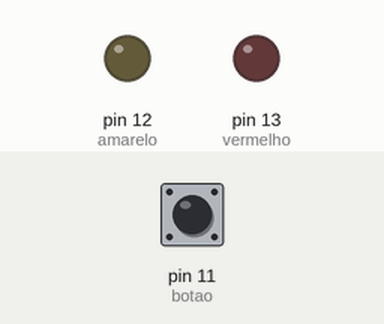
Simulated run of this sketch. Board: Arduino Uno, built with avr-gcc and run on an emulated ATmega328P. Parts: output pins drawn as LEDs (lit = HIGH). The test bench sets the inputs (shaded band); at power-on: pin 11 (botao) HIGH.

Above: at 1.2 s.
1.3 s: pin 11 (botao) pulled LOW for 0.15 s
At 2.5 s:
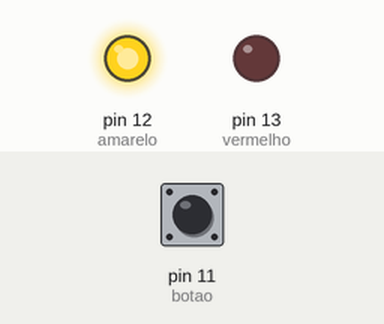
2.9 s: pin 11 (botao) pulled LOW for 1 s
At 3.2 s:
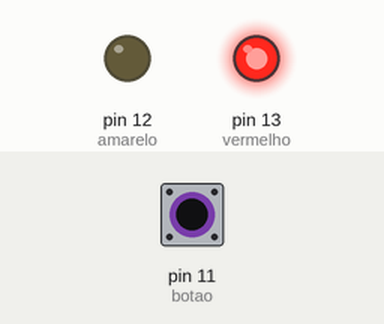
5.4 s: pin 11 (botao) pulled LOW for 3.2 s
At 5.7 s:
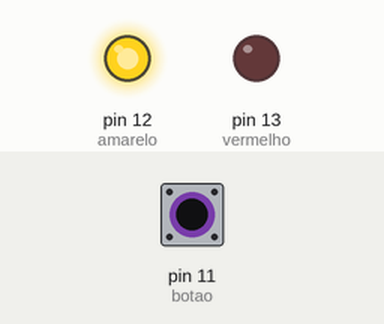
Timing chart, 0 to 8.4 s (numbered marks = the images above; inputs shaded):
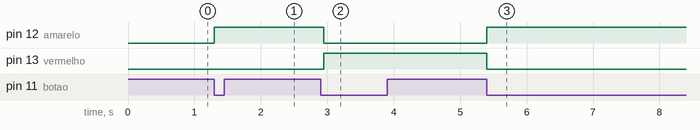

Measured:
- after the input at 1.3 s, pin 12 (amarelo): LOW → HIGH at once
- after the input at 2.9 s, pin 12 (amarelo): HIGH → LOW after 0.05 s; pin 13 (vermelho): LOW → HIGH after 0.05 s
- after the input at 5.4 s, pin 12 (amarelo): LOW → HIGH at once; pin 13 (vermelho): HIGH → LOW at once

The sketch:

Bot_o.ino
```cpp
#define vermelho 13
#define amarelo 12
#define botao 11

bool estado_amarelo= 0;
bool estado_vermelho= 1;
void setup()
{
  pinMode(vermelho, OUTPUT);
  pinMode(amarelo, OUTPUT);
  pinMode(botao, INPUT_PULLUP);
}

void loop()
{
  if (digitalRead(botao)==LOW)
  {
    estado_vermelho = !estado_vermelho;
    digitalWrite(vermelho, estado_vermelho);
    estado_amarelo = !estado_amarelo;
    digitalWrite(amarelo, estado_amarelo);
  }
    while (digitalRead(botao)==LOW);
    delay(100);
}
```
